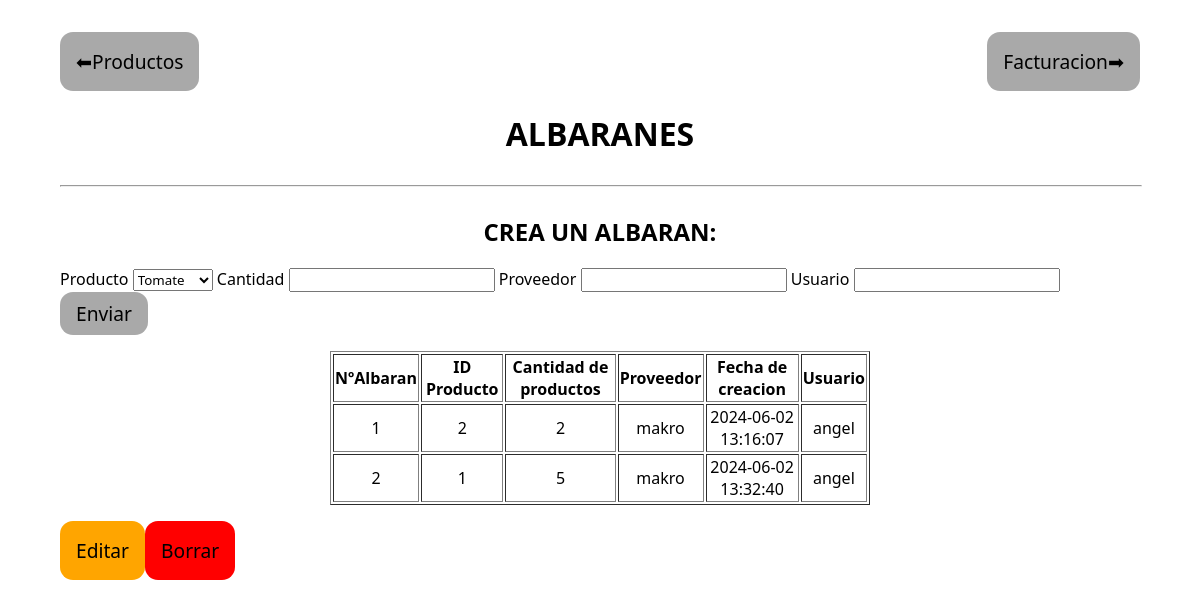
Before: /albaranes with the older database file.
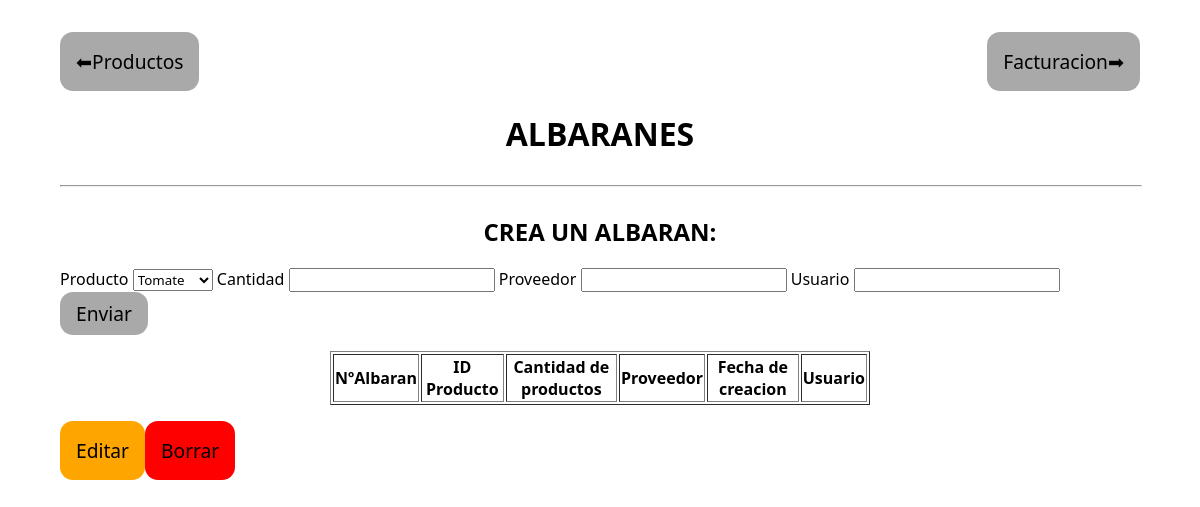
After: the same page with the newer database file.
### models.py (models this page shows)
class Albaran(db.Model):
    __tablename__ = 'albaran'
    id_albaran = Column(Integer, primary_key=True,autoincrement=True)
    id_producto = Column(Integer,ForeignKey('producto.id_producto'),nullable=False)
    cantidad_pedido = Column(Integer, nullable=False)
    proveedor = Column(String(200),server_default='Proveedor de ejemplo')
    fecha_creacion = Column(TIMESTAMP,server_default = func.current_timestamp(), comment='Se guarda la fecha actual ya que se entiende que si se ha registrado en la base de datos significa que todo el proceso a sido un exito')
    usuario = Column(String(100),server_default='Usuario de ejemplo')

### routes.py (the view, shortened to what this page needs)
@main.route('/albaranes', methods=["GET", "POST"])
def crear_albaranes():
    productos = Producto.query.all()
    albaranes = Albaran.query.all()
    formAlbaran = AlbaranForm()
    formAlbaran.id_producto.choices = [(producto.id_producto, producto.nombre) for producto in productos]
    productToEdit = Producto.query.filter_by(id_producto=formAlbaran.id_producto.data).first()
    return render_template("albaranes.html",albaranes=albaranes,formAlbaran=formAlbaran)

### form.py
class AlbaranForm(FlaskForm):
    id_producto =  SelectField('id_producto', choices=[], coerce=int)
    cantidad_pedido = IntegerField('cantidad_pedido', validators=[validators.DataRequired(), validators.NumberRange(min=1)])
    proveedor = StringField('proveedor',[validators.Length(min=4, max=200)])
    usuario=StringField('proveedor',[validators.Length(min=2, max=100)])

### templates/albaranes.html (shortened to what this page needs)
<!DOCTYPE html>
<html lang="en">
<head>
    <link rel="stylesheet" href="static/style.css">
</head>
<body>
    <div style="
    display: flex;
    justify-content: space-between;
    width: 100%;">
        <button><a href="/productos">⬅Productos</a></button>  <button><a href="/facturacion">Facturacion➡</a></button>
    </div>
    <h1>ALBARANES</h1>
    <hr style="width: 100%;">
    <h2>CREA UN ALBARAN:</h2>
    <form method="post" >
        <label >Producto {{formAlbaran.id_producto}}</label>
        <label >Cantidad {{formAlbaran.cantidad_pedido}}</label>
        <label >Proveedor {{formAlbaran.proveedor}}</label>
        <label >Usuario {{formAlbaran.usuario}}</label>
        <button style="padding: 0.5rem 1rem;" type="submit">Enviar</button>
    </form>
    <table border style="text-align: center;">
        <thead>
           <tr>
               <th>NºAlbaran</th>
               <th>ID Producto</th>
               <th>Cantidad de productos</th>
               <th>Proveedor</th>
               <th>Fecha de creacion</th>
               <th>Usuario</th>
           </tr>
        </thead>
        <tbody>
           {% for albaran in albaranes %}
           <tr>
               <td>{{albaran.id_albaran}}</td>
               <td>{{albaran.id_producto}}</td>
               <td>{{albaran.cantidad_pedido}}</td>
               <td>{{albaran.proveedor}}</td>
               <td>{{albaran.fecha_creacion}}</td>
               <td>{{albaran.usuario}}</td>
           </tr>
           {% endfor %}
        </tbody>
       </table>
     <div style="
     display: flex;
     width: 100%;">
        <button style="background-color: orange;"><a href="/albaranes/edit">Editar</a></button>
        <button style="background-color: red;"><a href="/albaranes/delete">Borrar</a></button>
     </div>
</body>
</html>

### static/style.css (style rules this page uses)
* { font-family: 'Segoe UI', Tahoma, Geneva, Verdana, sans-serif; }
body { height: 90%; width: 90%; display: flex; justify-content: center; flex-direction: column; align-content: center; align-items: center; margin: auto; margin-top: 2rem; }
button { padding: 1rem; border-radius: 13px; border: none; font-size: larger; color: black; background: darkgrey; }
a { text-decoration: none; color: black; }
table { text-align: center; width: 50%; margin: 1rem; }

Changed rows visible on the page:
removed Albaran: id_albaran "1", id_producto "2", cantidad_pedido "2", proveedor "makro", fecha_creacion "2024-06-02 13:16:07", usuario "angel"
removed Albaran: id_albaran "2", id_producto "1", cantidad_pedido "5", proveedor "makro", fecha_creacion "2024-06-02 13:32:40", usuario "angel"
